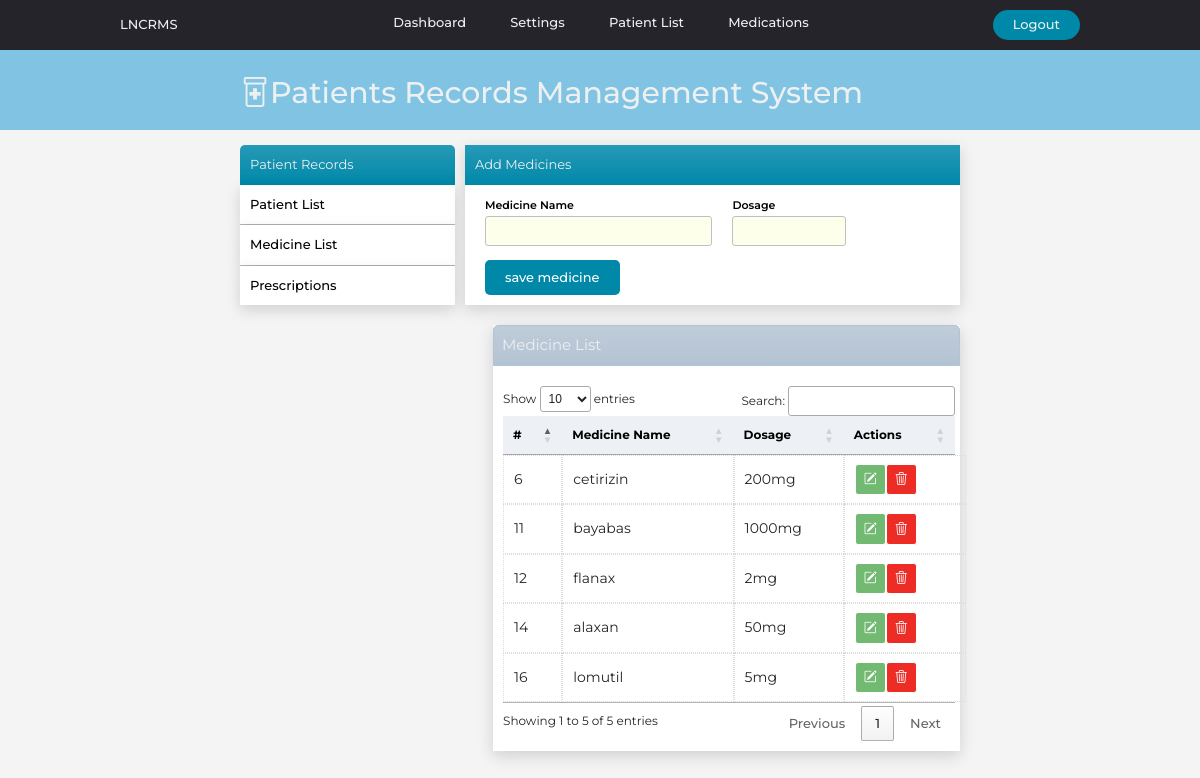
Page /medications/ on the earlier database version.
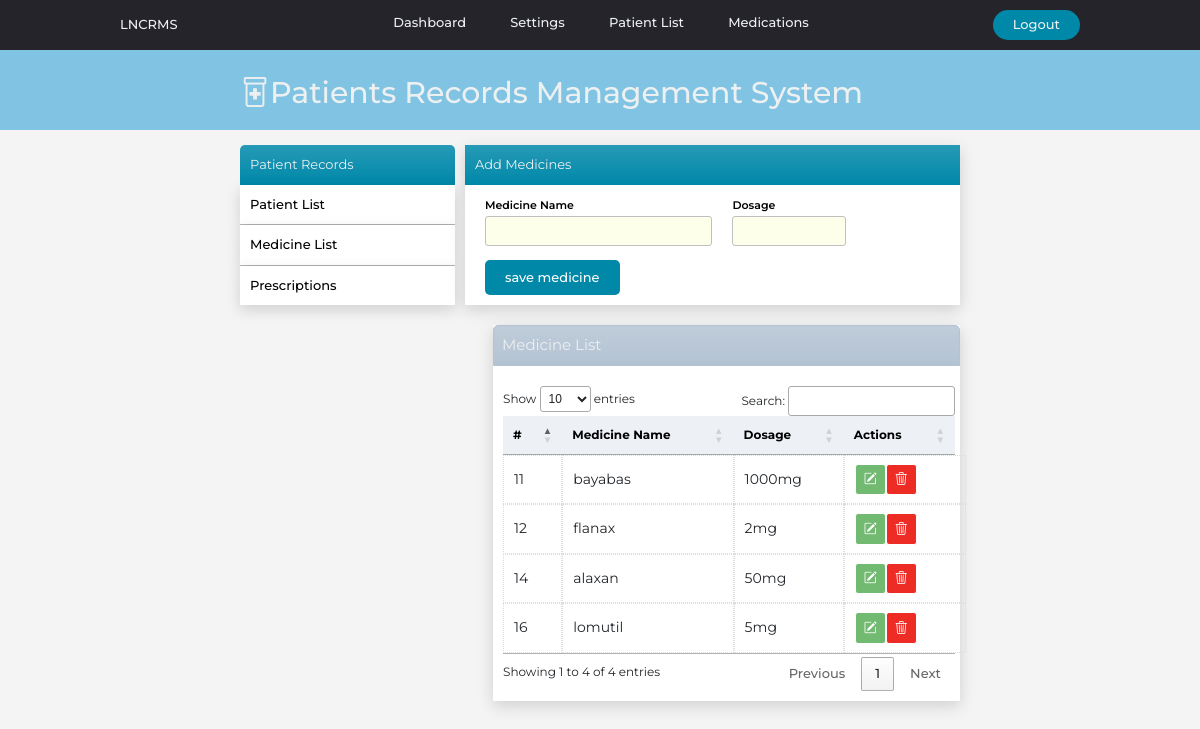
Same page on the later database version.
### website/models.py (models this page shows)
class Medicinelist(models.Model):
    created_at = models.DateTimeField(auto_now_add=True)
    medicine_name = models.CharField(max_length=100)
    dosage = models.CharField(max_length=50)

### website/views.py (the view, shortened to what this page needs)
# urls.py: path('medications/',views.medications, name='medications'),
def medications(request,pk=''):
    medicinedata ={'medicinedata': Medicinelist.objects.all()}
    return render(request, 'medications.html',medicinedata)

### website/templates/medications.html (shortened to what this page needs)
{% extends 'index.html' %}
{% block content%}
<div class="container1">
  {% include "sidemenu.html" %}
  <div class="reg-area">
    <form method="POST">
    <div class="title-form bg-gradient">Add Medicines</div>
    <div class="reg-row">
        <div class="medicine-col">
          <label class="reg-label">Medicine Name</label><br />
          <input class="medicine-input" name="medname" required />
        </div>
        <div class="medicine-col">
          <label class="reg-label">Dosage</label><br />
          <input class="medicine-input" name="dosage" style="width: 50%;" required/>
        </div>
    </div>
    <div class="reg-row">
        <div class="medicine-col">
          <button class="btn-save" type="submit" name="save">save medicine</button>
        </div>
    </div>
  </form>
  </div>
</div>
<div class="container3">
  <div class="table-title bg-gradient">Medicine List</div>
  <div class="table-box">
      <table id="medicine-table" class="medicine-tables">
        <thead >
          <th>#</th>
          <th>Medicine Name</th>
          <th>Dosage</th>
          <th>Actions</th>
        </thead>
        <tbody>
          {% for meds in medicinedata %}
          <tr>
            <td name="medID">{{meds.id}}</td>
            <td>{{meds.medicine_name}}</td>
            <td>{{meds.dosage}}</td>
            <td id="actions_cell">
              <button name="updatedetails" type='submit' value="{{meds.id}}" id="link-edit"><i class="bi bi-pencil-square" data-bs-toggle="modal" data-bs-target="#{{meds.id}}"></i></button>
              <form action="{% url "medications" meds.id %}" method="POST">
              <button name="delete" type='submit' value="{{meds.id}}" id="link-delete"><i class="bi bi-trash3"></i></button>
              </form>
            </td>
          </tr>
          {% endfor %}
        </tbody>
      </table>
  </div>
</div>
{%endblock%}

Differences in the rows shown:
removed Medicinelist: id "6", medicine_name "cetirizin", dosage "200mg"
Other differences:
text written by a page script: "Show entries Search: Showing 1 to 5 of 5 entries Previous 1 Next" → "Show entries Search: Showing 1 to 4 of 4 entries Previous 1 Next"
